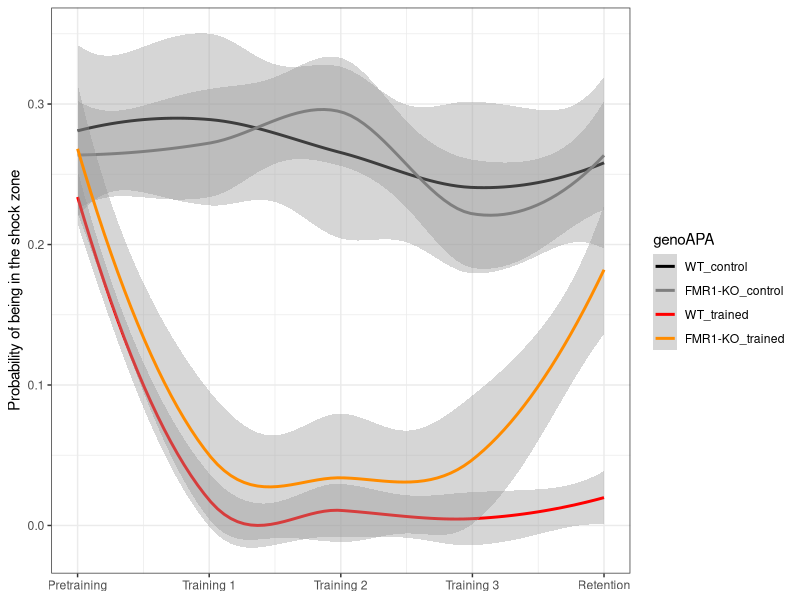
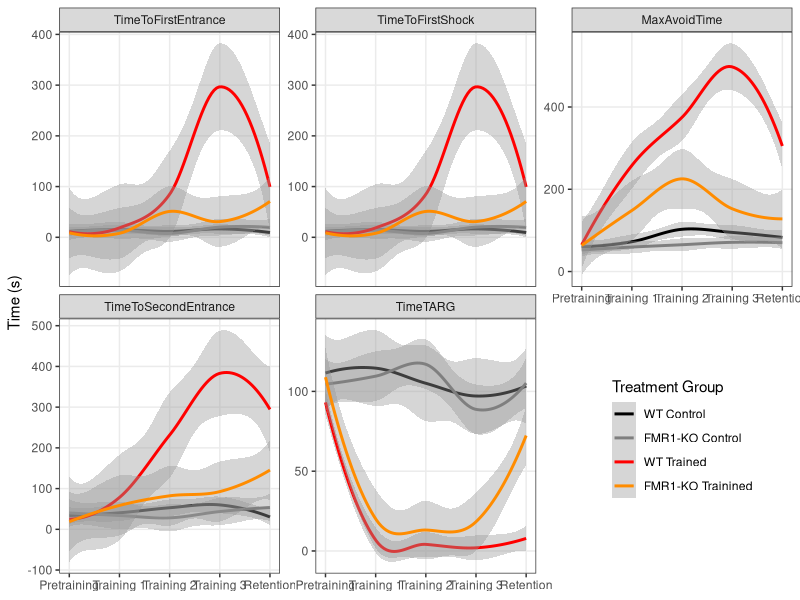
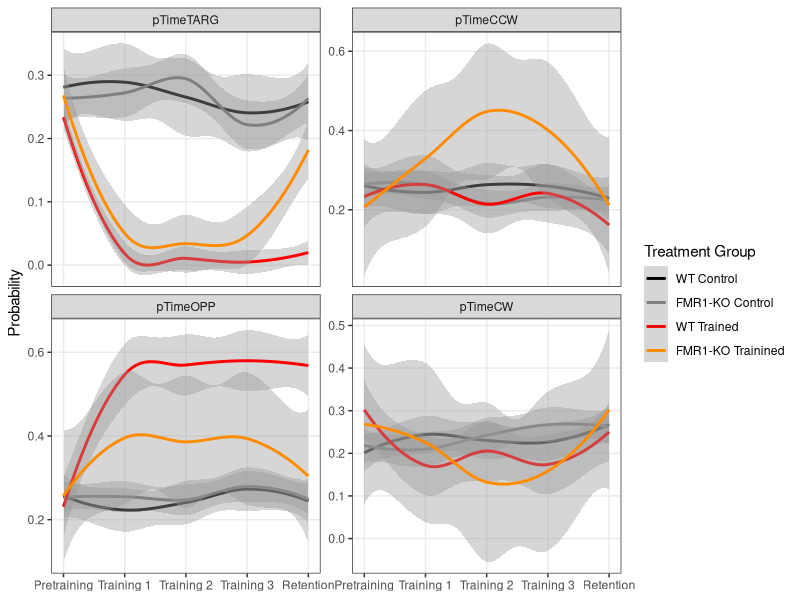
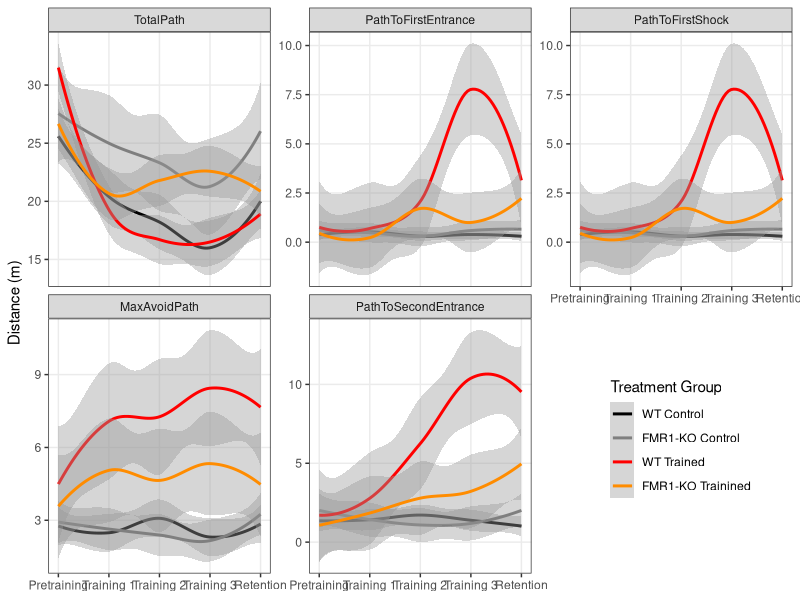
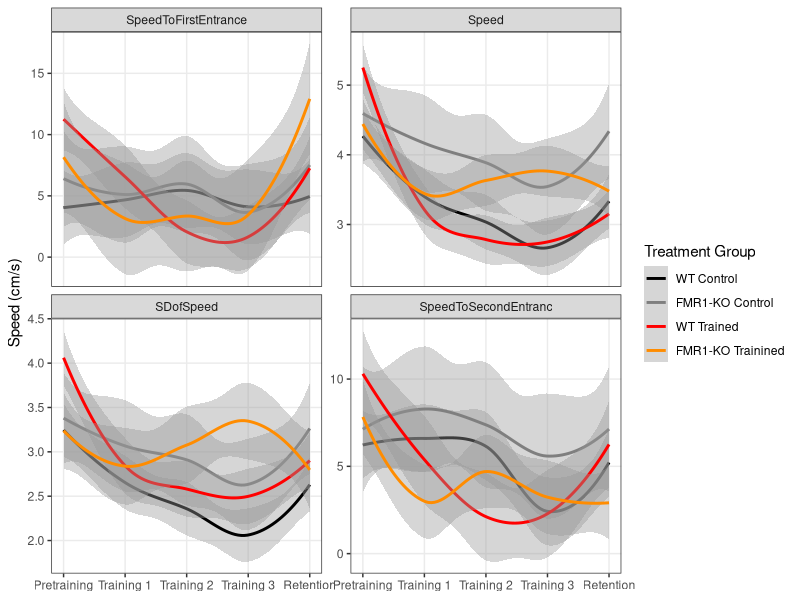
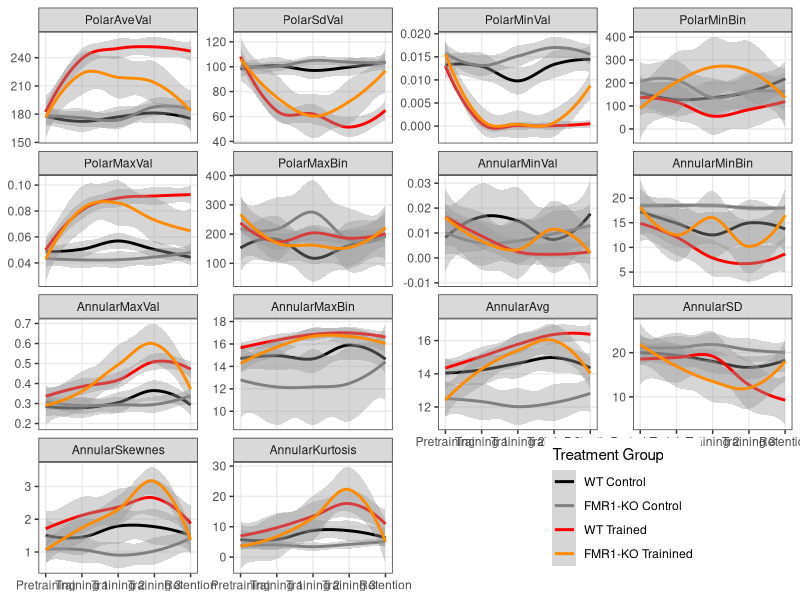
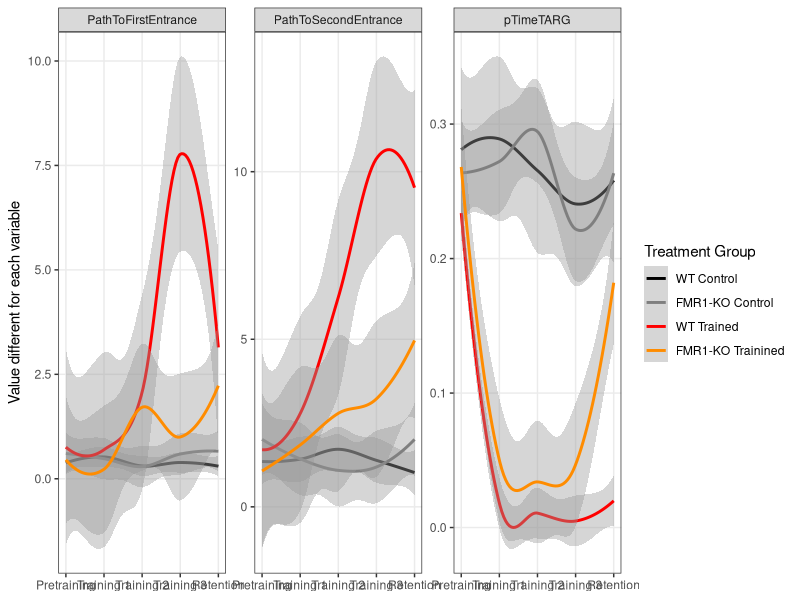
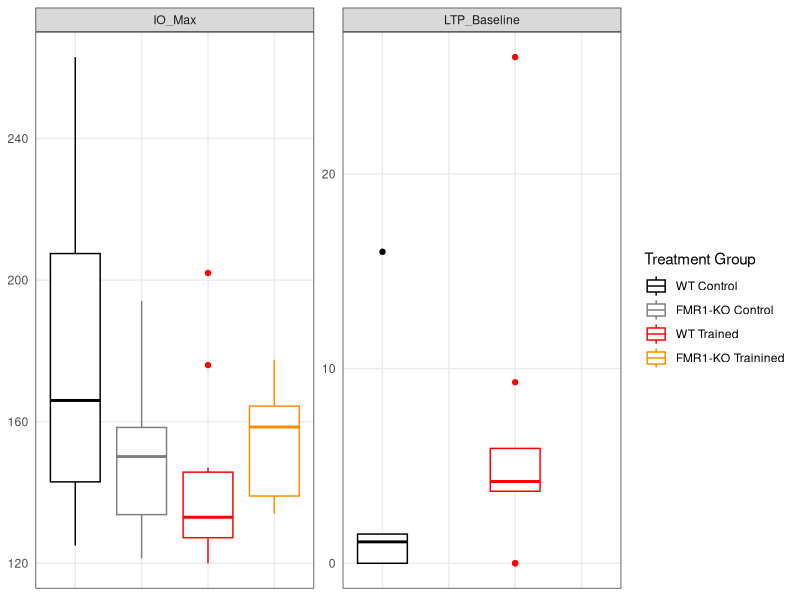

Recreate these plots in R, in order. (Note: this script raises an error after producing the figures.)
# Part 1: Reading and analyzing beahvior and physiology data

## load libraries -----
library(dplyr) ## for filtering and selecting rows
library(plyr) ## for renmaing factors
library(ggplot2) ## for awesome plots!
library(reshape2) #@ for melting dataframe
library(ggdendro) ## for dendrograms!!

## wrangle the raw wt and fmr1 dataframes ----

## read the data 
setwd("~/Github/qPCR-mouse/Rayna/2013/data")
wt <- read.csv("01_WTbehavephys.csv", header=TRUE, stringsAsFactors = FALSE, na.strings = c("", "ND", "N/A"))
fmr1 <- read.csv("01_FMR1behavephys.csv", header=TRUE, stringsAsFactors = FALSE, na.strings = c("", "ND", "N/A"))

## fixing columns both fmr1 and wt are as equivilent as possible
wt$filename <- as.character(paste(wt$filename, wt$X, sep="_")) ## mgerge 2 columns 

## delete obsolete columns
wt$X <- NULL 
wt$X.1 <- NULL
fmr1$X <- NULL
wt$next. <- NULL
fmr1$next. <- NULL
fmr1$PopSpike.max........mV. <- NA  ## add column
fmr1$PospSpike.Probability <- NA  ## add column
fmr1 <- fmr1[-c(75:80), ] ## removing rows
names(wt)
names(fmr1)


## create ind column with a animal name that matches qpcr (e.g "FMR1 AB" or "BL 19")
wt$ind <- wt$filename
head(wt$ind)
wt$ind <- gsub("[[:blank:]]*bl", "BL ", wt$ind) ##removed blank space then changes bl1... to BL 1...
wt$ind <- gsub("D[[:print:]]*", "", wt$ind) ## deletes the D (for Day) and everythign thereafter
wt$ind

fmr1$ind <- fmr1$filename
fmr1$ind <- gsub("RoomTrack_", "", fmr1$ind) ##remove RommTrack_"
fmr1$ind <- gsub("fmr1", "FMR1 ", fmr1$ind) ## changes to FMR1
fmr1$ind <- gsub("frm1", "FMR1 ", fmr1$ind) ## because one was typed wrong
fmr1$ind <- gsub("wildtype", "BL ", fmr1$ind) ## that one wildtype sample name
fmr1$ind <- gsub("_[ptr][[:print:]]*", "", fmr1$ind) ##deletes the rest of the filename
fmr1$ind

## rename columns
names(wt)[3] <- "TotalTime"
names(wt)[4] <- "TotalPath"
names(wt)[5] <- "Entrances"
names(wt)[6] <- "TimeToFirstEntrance"
names(wt)[7] <- "PathToFirstEntrance"
names(wt)[8] <- "SpeedToFirstEntrance"
names(wt)[9] <- "EntrancePerDistance"
names(wt)[10] <- "TotalShocks"
names(wt)[11] <- "TimeToFirstShock"
names(wt)[12] <- "PathToFirstShock"
names(wt)[13] <- "Speed"
names(wt)[14] <- "SDofSpeed"
names(wt)[15] <- "LineArity"
names(wt)[16] <- "MaxAvoidTime"
names(wt)[17] <- "MaxAvoidPath"
names(wt)[18] <- "TimeToSecondEntrance"
names(wt)[19] <- "PathToSecondEntrance"
names(wt)[20] <- "SpeedToSecondEntranc"
names(wt)[21] <- "TimeTARG"
names(wt)[22] <- "pTimeTARG"
names(wt)[23] <- "pTimeCCW"
names(wt)[24] <- "pTimeOPP"
names(wt)[25] <- "pTimeCW"
names(wt)[26] <- "RayleigLength"
names(wt)[27] <- "RayleigAngle"
names(wt)[28] <- "PolarAveVal"
names(wt)[29] <- "PolarSdVal"
names(wt)[30] <- "PolarMinVal"
names(wt)[31] <- "PolarMinBin"
names(wt)[32] <- "MinLoBin"
names(wt)[33] <- "MinHiBin"
names(wt)[34] <- "PolarMaxVal"
names(wt)[35] <- "PolarMaxBin"
names(wt)[36] <- "MaxLoBin"
names(wt)[37] <- "MaxHiBin"
names(wt)[38] <- "AnnularMinVal"
names(wt)[39] <- "AnnularMinBin"
names(wt)[40] <- "AnnularMaxVal"
names(wt)[41] <- "AnnularMaxBin"
names(wt)[42] <- "AnnularAvg"
names(wt)[43] <- "AnnularSD"
names(wt)[44] <- "AnnularSkewnes"
names(wt)[45] <- "AnnularKurtosis"
names(wt)[46] <- "ind_bad"
names(wt)[47] <- "genotype_bad"
names(wt)[48] <- "APA"
names(wt)[49] <- "TotalLocomotorActivity"
names(wt)[50] <- "LastLocomotorActivity"
names(wt)[51] <- "TotalPunishment"
names(wt)[53] <- "LastPunishment"
names(wt)[54] <- "LastTotalEntrances"
names(wt)[55] <- "T1Retention"
names(wt)[56] <- "T2Retention"
names(wt)[57] <- "IO_Max"
names(wt)[58] <- "LTP_Baseline"
names(wt)[59] <- "LTP_Baseline_SD"
names(wt) # check all good

## do same for fmr1
names(fmr1)[3] <- "TotalTime"
names(fmr1)[4] <- "TotalPath"
names(fmr1)[5] <- "Entrances"
names(fmr1)[6] <- "TimeToFirstEntrance"
names(fmr1)[7] <- "PathToFirstEntrance"
names(fmr1)[8] <- "SpeedToFirstEntrance"
names(fmr1)[9] <- "EntrancePerDistance"
names(fmr1)[10] <- "TotalShocks"
names(fmr1)[11] <- "TimeToFirstShock"
names(fmr1)[12] <- "PathToFirstShock"
names(fmr1)[13] <- "Speed"
names(fmr1)[14] <- "SDofSpeed"
names(fmr1)[15] <- "LineArity"
names(fmr1)[16] <- "MaxAvoidTime"
names(fmr1)[17] <- "MaxAvoidPath"
names(fmr1)[18] <- "TimeToSecondEntrance"
names(fmr1)[19] <- "PathToSecondEntrance"
names(fmr1)[20] <- "SpeedToSecondEntranc"
names(fmr1)[21] <- "TimeTARG"
names(fmr1)[22] <- "pTimeTARG"
names(fmr1)[23] <- "pTimeCCW"
names(fmr1)[24] <- "pTimeOPP"
names(fmr1)[25] <- "pTimeCW"
names(fmr1)[26] <- "RayleigLength"
names(fmr1)[27] <- "RayleigAngle"
names(fmr1)[28] <- "PolarAveVal"
names(fmr1)[29] <- "PolarSdVal"
names(fmr1)[30] <- "PolarMinVal"
names(fmr1)[31] <- "PolarMinBin"
names(fmr1)[32] <- "MinLoBin"
names(fmr1)[33] <- "MinHiBin"
names(fmr1)[34] <- "PolarMaxVal"
names(fmr1)[35] <- "PolarMaxBin"
names(fmr1)[36] <- "MaxLoBin"
names(fmr1)[37] <- "MaxHiBin"
names(fmr1)[38] <- "AnnularMinVal"
names(fmr1)[39] <- "AnnularMinBin"
names(fmr1)[40] <- "AnnularMaxVal"
names(fmr1)[41] <- "AnnularMaxBin"
names(fmr1)[42] <- "AnnularAvg"
names(fmr1)[43] <- "AnnularSD"
names(fmr1)[44] <- "AnnularSkewnes"
names(fmr1)[45] <- "AnnularKurtosis"
names(fmr1)[46] <- "ind_bad"
names(fmr1)[47] <- "genotype_bad"
names(fmr1)[48] <- "APA"
names(fmr1)[49] <- "TotalLocomotorActivity"
names(fmr1)[50] <- "LastLocomotorActivity"
names(fmr1)[51] <- "TotalPunishment"
names(fmr1)[53] <- "LastPunishment"
names(fmr1)[54] <- "LastTotalEntrances"
names(fmr1)[55] <- "T1Retention"
names(fmr1)[56] <- "T2Retention"
names(fmr1)[57] <- "IO_Max"
names(fmr1)[58] <- "LTP_Baseline"
names(fmr1)[59] <- "LTP_Baseline_SD"

## add columns genotype (easier for wt df than for fmr1 df)
wt$genotype <- as.factor("WT")
fmr1$genotype <- ifelse(grepl("fmr1|frm1",fmr1$filename),'FMR1-KO','WT')
fmr1$genotype <- as.factor(fmr1$genotype)

## binding, clearning, filtering, renaming, adding conditions ----

wtfmr1 <- rbind(wt, fmr1) ## combine the datasets into one
wtfmr1 <- filter(wtfmr1, grepl("Room", filename)) ## remove non-data rows
str(wtfmr1)

## making strings factors
wtfmr1$ind <- as.factor(wtfmr1$ind)  
wtfmr1$APA <- as.factor(wtfmr1$APA) 

## making a bunch of columns numeric
wtfmr1[, c(3:45, 49:56, 58:59)] <- sapply(wtfmr1[, c(3:45, 49:56, 58:59)], as.numeric)
str(wtfmr1)

## add column session with APA information
wtfmr1$session <- ifelse(grepl("pretraining|pretrain|Hab", wtfmr1$filename), "pretraining", 
                     ifelse(grepl("training1|Train1", wtfmr1$filename), "training1",
                            ifelse(grepl("training2|Train2", wtfmr1$filename), "training2",
                                   ifelse(grepl("training3|Train3", wtfmr1$filename), "training3",
                                          ifelse(grepl("retention|reten|Retest", wtfmr1$filename), "retention", "NA")))))
wtfmr1$session  ## check that all names good with no NAs                                 
wtfmr1$session <- as.factor(wtfmr1$session)  
wtfmr1$session <- factor(wtfmr1$session, levels = c("pretraining", "training1", "training2", "training3", "retention"))

### separate out the summary columns and clean up / wrangle ----
summary <- filter(wtfmr1, session == "retention")
summary <- summary[c(60:61,48,62,49:59,1)] #select and reorder columns, so animal first
names(summary)
str(summary)

## rename APA to match qpcr data
summary$APA <- revalue(summary$APA, c("untrained" = "control")) 
summary$APA <- factor(summary$APA, levels = c("control", "trained"))
summary$APA

## making a bunch of columns numeric
summary$IO_Max <- gsub("%", "", summary$IO_Max) #remove the percent sign
summary[, c(5:15)] <- sapply(summary[, c(5:15)], as.numeric)

## create genoAPA column
summary$genoAPA <- summary$genoAPA <- as.factor(paste(summary$genotype,summary$APA, sep="_"))
summary$genoAPA <- factor(summary$genoAPA, levels = c("WT_control", "FMR1-KO_control", "WT_trained", "FMR1-KO_trained"))
summary$genoAPA

### improve indiviual session dataframe ----
str(wtfmr1)
wtfmr1 <- wtfmr1[c(60:61,62,1:45)]  # removes summary columns

##create APA dataframe to add APA to wtfrm1
APA <-  summary[c(1:3)] 
wtfmr1 <- left_join(wtfmr1,APA) 
tail(wtfmr1)

## create columns for genotype*APA, genotype*APA*session, and genotype*APA*session*IND
wtfmr1$genoAPA <- wtfmr1$genoAPA <- as.factor(paste(wtfmr1$genotype,wtfmr1$APA, sep="_"))
wtfmr1$genoAPA <- factor(wtfmr1$genoAPA, levels = c("WT_control", "FMR1-KO_control", "WT_trained", "FMR1-KO_trained"))
wtfmr1$genoAPAsession <- as.factor(paste(wtfmr1$genoAPA, wtfmr1$session, sep="_")) #create genoAPAsession column
wtfmr1$genoAPAsessionInd <- as.factor(paste(wtfmr1$genoAPAsession, wtfmr1$ind, sep="_")) #create genoAPAsessionInd column
head(wtfmr1)
names(wtfmr1)

# reorders dataframe
wtfmr1 <- wtfmr1[c(1:4,49:52,5:48)]  
names(wtfmr1)

### melt the wtfmr1 df to make long for graphics
wtfmr1_long <- melt(wtfmr1, id=c("ind","genotype", "APA", "session", "genoAPA", "genoAPAsession", "genoAPAsessionInd", "filename"))
wtfmr1_long$value <- as.numeric(wtfmr1_long$value)
str(wtfmr1_long)

#write.csv(wtfrm1, "wtfmr1_forMaddy.csv", row.names = F)
#write.csv(wtfrm1, "wtfmr1_forMaddy.csv", row.names = F)


### Beahvior ggplots!!! -----
## create the color palette
FentonPalette <- c('black','grey50','red','darkorange')

## basic format to behavior of 4 groups by session stat smooth
ggplot(data=wtfmr1, aes(as.numeric(x=session), y=pTimeTARG, color=genoAPA)) + 
  stat_smooth() + theme_bw() + scale_colour_manual(values=FentonPalette) + 
  scale_y_continuous(name="Probability of being in the shock zone") + 
  scale_x_continuous(name =NULL, 
                     labels=c("1" = "Pretraining", "2" = "Training 1", 
                              "3" = "Training 2", "4" = "Training 3", "5" = "Retention"))

## Plots of time in seconds: saved as 1_TimeMeasures
wtfmr1_long %>% 
  filter(grepl("Time", variable)) %>% 
  filter(!grepl("TotalTime|pTime", variable)) %>% 
  ggplot(aes(as.numeric(x=session), y=value, color=genoAPA)) +
  stat_smooth() + facet_wrap(~variable, scales = "free_y") +
  scale_y_continuous(name="Time (s)") + 
  scale_x_continuous(name =NULL, 
                     labels=c("1" = "Pretraining", "2" = "Training 1", 
                              "3" = "Training 2", "4" = "Training 3", "5" = "Retention")) +
  scale_colour_manual(values=FentonPalette, name="Treatment Group",
                      labels=c("WT Control", "FMR1-KO Control", "WT Trained", "FMR1-KO Trainined")) +
  theme_bw() + 
  theme(panel.grid.minor = element_blank(), legend.position = c(0.85, 0.25))

## Plots of pTime (probability): saved as 1_TimeProbability
wtfmr1_long %>% filter(grepl("pTime", variable)) %>% 
  ggplot(aes(as.numeric(x=session), y=value, color=genoAPA)) +
  stat_smooth() + facet_wrap(~variable, scales = "free_y") +
  scale_y_continuous(name="Probability") + 
  scale_x_continuous(name =NULL, 
                     labels=c("1" = "Pretraining", "2" = "Training 1", 
                              "3" = "Training 2", "4" = "Training 3", "5" = "Retention")) +
  scale_colour_manual(values=FentonPalette, name="Treatment Group",
                      labels=c("WT Control", "FMR1-KO Control", "WT Trained", "FMR1-KO Trainined")) +
  theme_bw() + 
  theme(panel.grid.minor = element_blank())

## Plots of path (distance): saved as 1_Path
wtfmr1_long %>% filter(grepl("Path", variable)) %>% 
  ggplot(aes(as.numeric(x=session), y=value, color=genoAPA)) +
  stat_smooth() + facet_wrap(~variable, scales = "free_y") +
  scale_y_continuous(name="Distance (m)") + 
  scale_x_continuous(name =NULL, 
                     labels=c("1" = "Pretraining", "2" = "Training 1", 
                              "3" = "Training 2", "4" = "Training 3", "5" = "Retention")) +
  scale_colour_manual(values=FentonPalette, name="Treatment Group",
                      labels=c("WT Control", "FMR1-KO Control", "WT Trained", "FMR1-KO Trainined")) +
  theme_bw() + 
  theme(panel.grid.minor = element_blank(), legend.position = c(0.85, 0.25))

## Plots of speed: saved as 1_Speed
wtfmr1_long %>% 
  filter(grepl("Speed|speed", variable))%>% 
  ggplot(aes(as.numeric(x=session), y=value, color=genoAPA)) +
  stat_smooth() + facet_wrap(~variable, scales = "free_y") +
  scale_y_continuous(name="Speed (cm/s)") + 
  scale_x_continuous(name =NULL, 
                     labels=c("1" = "Pretraining", "2" = "Training 1", 
                              "3" = "Training 2", "4" = "Training 3", "5" = "Retention")) +
  scale_colour_manual(values=FentonPalette, name="Treatment Group",
                      labels=c("WT Control", "FMR1-KO Control", "WT Trained", "FMR1-KO Trainined")) +
  theme_bw() + 
  theme(panel.grid.minor = element_blank())

## Other Plots of speed: Rayleight, Polar, Annular Stuff : Saved as 1-Other
wtfmr1_long %>% 
  filter(grepl("Rayleigh|Polar|Annular", variable)) %>% 
  ggplot(aes(as.numeric(x=session), y=value, color=genoAPA)) +
  stat_smooth() + facet_wrap(~variable, scales = "free_y") +
  scale_y_continuous(name=NULL) + 
  scale_x_continuous(name =NULL, 
                     labels=c("1" = "Pretraining", "2" = "Training 1", 
                              "3" = "Training 2", "4" = "Training 3", "5" = "Retention")) +
  scale_colour_manual(values=FentonPalette, name="Treatment Group",
                      labels=c("WT Control", "FMR1-KO Control", "WT Trained", "FMR1-KO Trainined")) +
  theme_bw() + 
  theme(panel.grid.minor = element_blank(),legend.position = c(0.775, 0.125))

### Favorite that show leanring diffs
## saved as 1-behaviorplots
wtfmr1_long %>% 
  filter(grepl("pTimeTARG|PathToFirstEntrance|PathToSecondEntrance", variable))%>% 
  ggplot(aes(as.numeric(x=session), y=value, color=genoAPA)) +
  stat_smooth() + facet_wrap(~variable, scales = "free_y") +
  scale_y_continuous(name="Value different for each variable") + 
  scale_x_continuous(name =NULL, 
                     labels=c("1" = "Pretraining", "2" = "Training 1", 
                              "3" = "Training 2", "4" = "Training 3", "5" = "Retention")) +
  scale_colour_manual(values=FentonPalette, name="Treatment Group",
                      labels=c("WT Control", "FMR1-KO Control", "WT Trained", "FMR1-KO Trainined")) +
  theme_bw() + 
  theme(panel.grid.minor = element_blank())


### Electrophysiology melting and graphing!!! ---- 

## first, melt the data
head(summary)
summary_long <- melt(summary, id=c("ind","genotype", "APA", "session", "filename", "genoAPA"))
summary_long$value <- as.numeric(summary_long$value)
str(summary_long)

## plot all the summary_long data!: saved as 1-SummaryValues
summary_long %>%
  filter(grepl("IO_Max|LTP_Baseline", variable))%>% 
  filter(!grepl("LTP_Baseline_SD", variable))%>% 
  ggplot(aes(x=genoAPA, y=value, color=genoAPA)) +
  geom_boxplot() +  facet_wrap(~variable, scales = "free_y") +
  theme_bw() +
  scale_y_continuous(name=NULL) + 
  scale_x_discrete(name=NULL) + 
  scale_colour_manual(values=FentonPalette, name="Treatment Group",
                      labels=c("WT Control", "FMR1-KO Control", "WT Trained", "FMR1-KO Trainined")) +
  theme_bw() + 
  theme(panel.grid.minor = element_blank(),
        axis.text.x = element_blank(), 
        axis.ticks = element_blank())

### Correlation plot 1 : all data for individuals ----

## first, make the data a matrix with genoAPAsessionInd as the row names
wtfmr1_matrix <- wtfmr1    #create new dataframe
rownames(wtfmr1_matrix) <- wtfmr1_matrix$genoAPAsessionInd     # set $genoAPAsessionInd as rownames
names(wtfmr1_matrix)
wtfmr1_matrix <- wtfmr1_matrix[-c(1:8,10)] #delete all non-numeric columns and TotalTime
head(wtfmr1_matrix)
str(wtfmr1_matrix)

## next, compute a correlation matrix and melt
wtfmrt_cormat <- round(cor(wtfmr1_matrix),2) # compute correlations
wtfmrt_cormatlong <- melt(wtfmrt_cormat) # melt
head(wtfmrt_cormatlong)

## heatmap NOT clustered!!! # Saved as 1-beahvheatmap-ind
ggplot(data = wtfmrt_cormatlong, aes(x=X1, y=X2, fill=value)) + 
  geom_tile(color = "white")+
  scale_fill_gradient2(low = "turquoise4", high = "tan4", mid = "white", 
                       midpoint = 0, limit = c(-1,1), space = "Lab", 
                       name="Pearson\nCorrelation") +
  theme_minimal()+ # minimal theme
  theme(axis.text.x = element_text(angle = 45, vjust = 1, 
                                   size = 10, hjust = 1)) +
  scale_x_discrete(name="") +
  scale_y_discrete(name="") 

col <- colorRampPalette(c("turquoise4", "white", "tan4"))(n = 299)
heatmap.2(wtfmrt_cormat, col=col, 
          density.info="none", trace="none", dendrogram=c("row"), 
          symm=F,symkey=T,symbreaks=T, scale="none")
          #cellnote = wtfmrt_cormat, notecol="black")


### Correlation plot 2 : data averaged first by group ----

## create matrix with genoAPAsession average values
wtfmr1_matrix_avg <- wtfmr1    #create new dataframe
names(wtfmr1_matrix_avg)
wtfmr1_matrix_avg <- wtfmr1_matrix_avg[-c(1:5,7:8,51:52)] #delete TotalTime and non-numeric columns EXCEPT genoAPAsession

wtfmr1_matrix_avg <- wtfmr1_matrix_avg %>% 
  group_by(genoAPAsession) %>%
  dplyr::summarise_each(funs(mean))
wtfmr1_matrix_avg <- as.data.frame(wtfmr1_matrix_avg)
rownames(wtfmr1_matrix_avg) <- wtfmr1_matrix_avg$genoAPAsession  # set $genoAPAsession as rownames
wtfmr1_matrix_avg[1] <- NULL
head(wtfmr1_matrix_avg)

## next, compute a correlation matrix and melt
wtfmr1_matrix_avg_cormat <- round(cor(wtfmr1_matrix_avg),2) # compute correlations
head(wtfmr1_matrix_avg_cormat)
wtfmr1_matrix_avg_cormatlong <- melt(wtfmr1_matrix_avg_cormat) # melt
head(wtfmr1_matrix_avg_cormatlong)

## heatmap clustered!!! # Saved as 1-heatmap-group
ggplot(data = wtfmr1_matrix_avg_cormatlong, aes(x=X1, y=X2, fill=value)) + 
  geom_tile(color = "white")+
  scale_fill_gradient2(low = "turquoise4", high = "tan4", mid = "white", 
                       midpoint = 0, limit = c(-1,1), space = "Lab", 
                       name="Pearson\nCorrelation") +
  theme_minimal()+ # minimal theme
  theme(axis.text.x = element_text(angle = 45, vjust = 1, 
                                   size = 10, hjust = 1)) +
  scale_x_discrete(name="") +
  scale_y_discrete(name="") 

heatmap.2(wtfmr1_matrix_avg_cormat, col=col, 
          density.info="none", trace="none", dendrogram=c("row"), 
          symm=F,symkey=T,symbreaks=T, scale="none")


### Not used but useful single plots ----

## simple box plot faceted by genotype colored by genotype
ggplot(data = wtfmr1, aes(x = session, y = TimeToFirstEntrance, fill=genoAPA)) +
  geom_boxplot() + facet_wrap( ~ genoAPA)
## simple box plot colored by genotype
ggplot(data = wtfmr1, aes(x = session, y = TimeToSecondEntrance, by=genoAPA, fill=genoAPA)) +
  geom_boxplot()
## line plots for every individual shown individually
ggplot(data=wtfmr1, aes(as.numeric(x=session), y=pTimeTARG, by=ind, color=genoAPA)) +
  geom_line() + facet_wrap( ~ ind)
## line plots for every individual shown by group
ggplot(data=wtfmr1, aes(as.numeric(x=session), y=TimeToSecondEntrance, by=ind, color=genoAPA)) +
  geom_line() + facet_wrap( ~ genoAPA)
## line plots for every individual shown by group colored by individual
ggplot(data=wtfmr1, aes(as.numeric(x=session), y=PathToSecondEntrance, by=ind, color=ind)) +
  geom_line() + facet_wrap(~ genoAPA) 

## Time to 2nd entrance of 4 groups by session stat smooth
ggplot(data=wtfmr1, aes(as.numeric(x=session), y=TimeToSecondEntrance, color=genoAPA)) + 
  stat_smooth() + # plots line with confidence interval
  scale_y_continuous(name="Time to 2nd Entrance (s)") + # renames x axis
  scale_x_continuous(name =NULL, #removed y axis label
                     labels=c("1" = "Pretraining", "2" = "Training 1",  # renmaes x axis labeles
                              "3" = "Training 2", "4" = "Training 3", "5" = "Retention")) +
  scale_colour_manual(values=FentonPalette, name="Treatment Group", # says use color palete, rename legend
                      labels=c("WT Control", "FMR1-KO Control", "WT Trained", "FMR1-KO Trainined")) + 
  theme_bw() # removes grey background

## some statistics ----
lm1 = lm(data=wtfmr1, TimeToSecondEntrance~genoAPA+session+genoAPA:session)
summary(lm1)
xtabs(data=wtfmr1, ~genoAPA+session)
anova(lm1)
